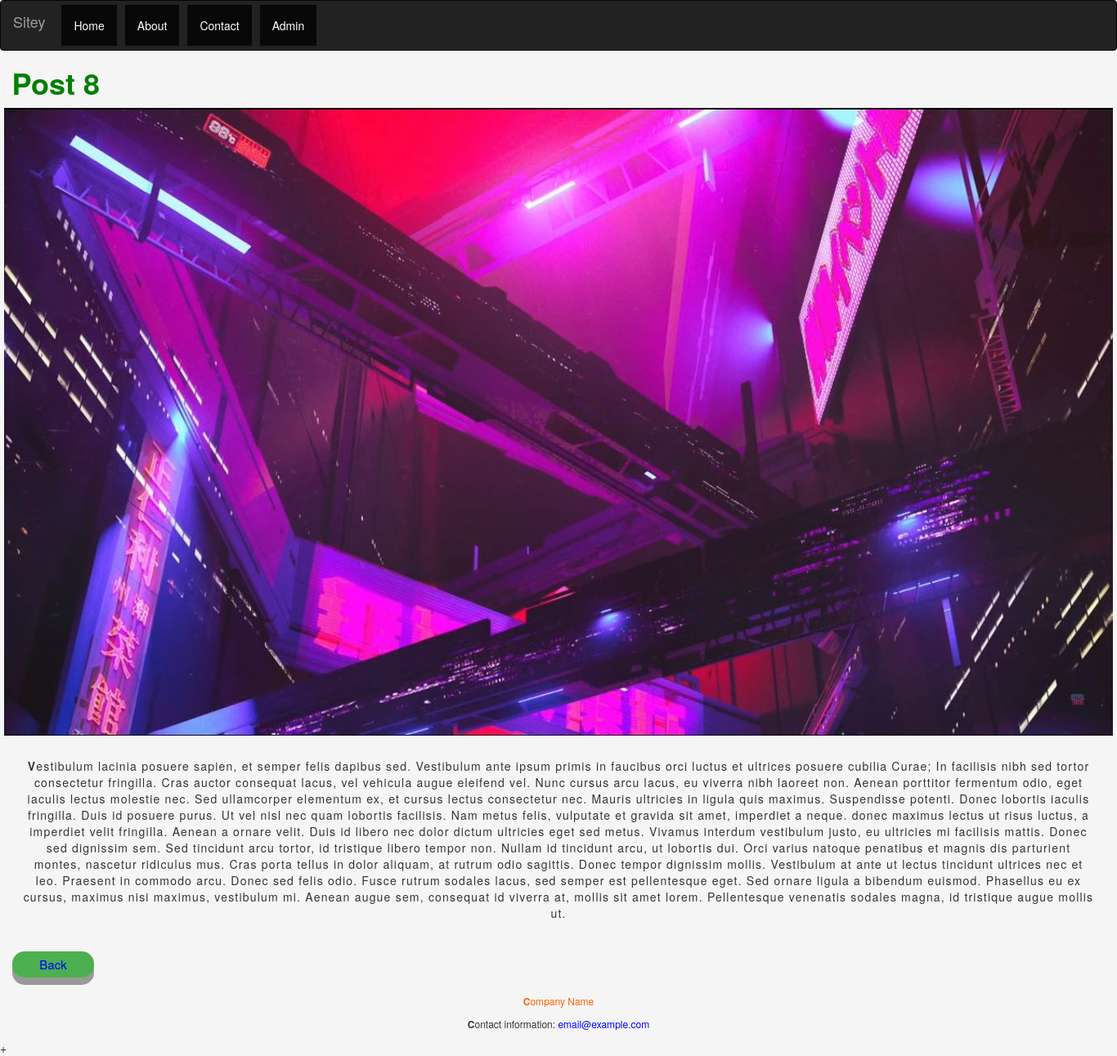
Page /14/ on the committed database.
### ursitey/models.py (models this page shows, shortened)
class Post(models.Model):
    post_title = models.CharField(max_length=125)
    post_content = models.TextField(max_length=2500)
    post_image = models.ImageField(blank=False)
    published_date = models.DateTimeField('Date Published')

### ursitey/views.py (the view)
# urls.py: path('<int:post_id>/', views.detail, name='detail'),
def detail(request, post_id):
    post = get_object_or_404(Post, pk=post_id)
    return render(request, 'ursitey/detail.html', {'post': post})

### ursitey/templates/ursitey/detail.html (shortened to what this page needs)
{% load static %}
<!DOCTYPE html>
<html lang="en">
<head>
     <link rel="stylesheet" href="https://maxcdn.bootstrapcdn.com/bootstrap/3.4.1/css/bootstrap.min.css">
    <link  rel="stylesheet" type="text/css" href="{% static 'ursitey/css/style0.css' %}" >
    <link  rel="stylesheet" type="text/css" href="{% static 'ursitey/css/post-info.css' %}" >
    <link  rel="stylesheet" type="text/css" href="{% static 'ursitey/css/footer.css' %}" >
</head>
<body>
<nav class="navbar navbar-inverse">
  <div class="container-fluid">
    <div class="navbar-header">
      <a class="navbar-brand" href="/">Sitey</a>
    </div>
    <ul class="nav navbar-nav">
      <li class="active"><a href="/">Home</a></li>
      <li class="active"><a href="/">About</a></li>
      <li class="active"><a href="/">Contact</a></li>
      <li class="active"><a href="../../admin">Admin</a></li>
    </ul>
  </div>
</nav>
<h1>{{ post.post_title }}</h1>
<img class='image-content' src="{{ post.post_image}}" alt="{{ post.post_title }}-thumbnail" />
<p class="content-info">
    {{ post.post_content }}
</p>
<button class="backbtn"><a href="/" >Back</a></button>
<br>
<br>
<footer>
  <p class="footerauthor">Company Name</p>
  <p>Contact information: <a href="mailto:email@example.com">
  email@example.com</a></p>
</footer>+
</body>
</html>

### ursitey/static/ursitey/css/style0.css (style rules this page uses)
h1 { text-align: center; font-weight: bold; color: green; width: 10%; }
body { background-color: whitesmoke; }
li { padding: 5px; list-style: none }
p::first-letter { text-transform: capitalize; font-weight: bold; }
.content-info { max-width: 120%; letter-spacing: 1.2px; }
a:link { color:blue; }

### ursitey/static/ursitey/css/post-info.css (style rules this page uses)
img.image-content { margin: 0 auto; display: block; text-align: center; float: none; }
.backbtn { padding: 5px 15px; font-size: 15px; text-align: center; cursor: pointer; color: #fff; background-color: #4CAF50; border: none; border-radius: 15px; box-shadow: 0 9px #999; border: 100px; width: 10rem; margin-left: 1em; }
.content-info { text-align: center; padding: 2%; }

### ursitey/static/ursitey/css/footer.css (style rules this page uses)
footer { font-size: 12px; text-align: center; }
.footerauthor { color: #FF6003; }

### rows in the picture
Post: post_title "Post 8", post_image (picture), post_content "vestibulum lacinia posuere sapien, et semper felis dapibus sed. Vestibulum ante ipsum primis in faucibus orci luctus et ultrices posuere cubilia Curae; In facilisis nibh sed tortor consectetur fringilla. Cras auctor consequat lacus, vel vehicula augue eleifend vel. Nunc cursus arcu lacus, eu viverra nibh laoreet non. Aenean porttitor fermentum odio, eget iaculis lectus molestie nec. Sed ullamcorper elementum ex, et cursus lectus consectetur nec. Mauris ultricies in ligula quis maximus. Suspendisse potenti. Donec lobortis iaculis fringilla. Duis id posuere purus. Ut vel nisl nec quam lobortis facilisis. Nam metus felis, vulputate et gravida sit amet, imperdiet a neque. donec maximus lectus…"
